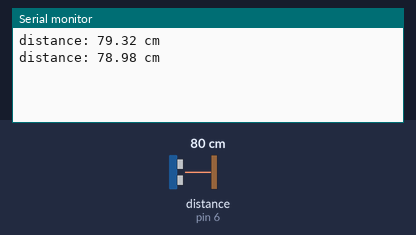
Bench run of a sketch on a simulated Arduino Uno, built with avr-gcc and run on an emulated ATmega328P. Shown: the last lines printed to the serial monitor. Wiring (inferred from the names in the program): ultrasonic range finder: trigger pin 7; echo pin 6. The test bench sets the inputs (shaded band); at power-on: distance to the obstacle (sensor on pin 6) 80 cm. The echo pulse lasts 58.3 µs per cm.

Above: at 1.8 s.
1.9 s: distance to the obstacle (sensor on pin 6) set to 2 cm
At 2.8 s:
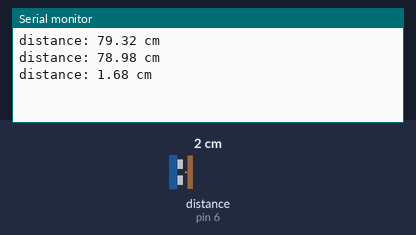
3.4 s: distance to the obstacle (sensor on pin 6) set to 4 cm
At 4.4 s:
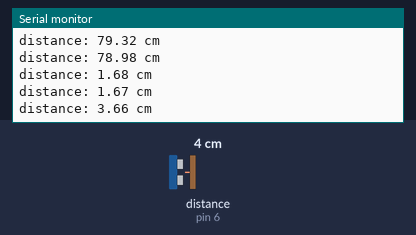
Timing chart, 0 to 6.4 s (numbered marks = the images above; inputs shaded):
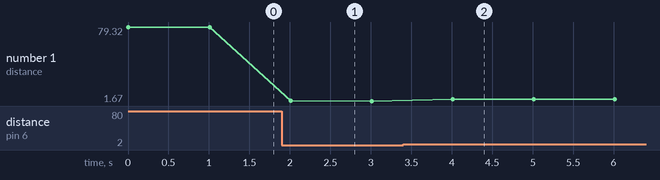

The sketch:

CapteurDistance.ino
```cpp
int trigPin = 7;    // TRIG pin
int echoPin = 6;    // ECHO pin

float duration_us, distance_cm;

void setup() {
  // begin serial port
  Serial.begin (9600);

  // configure the trigger pin to output mode
  pinMode(trigPin, OUTPUT);
  // configure the echo pin to input mode
  pinMode(echoPin, INPUT);
}

void loop() {
  // generate 10-microsecond pulse to TRIG pin
  digitalWrite(trigPin, HIGH);
  delayMicroseconds(10);
  digitalWrite(trigPin, LOW);

  // measure duration of pulse from ECHO pin
  duration_us = pulseIn(echoPin, HIGH);

  // calculate the distance
  distance_cm = 0.017 * duration_us;

  // print the value to Serial Monitor
  Serial.print("distance: ");
  Serial.print(distance_cm);
  Serial.println(" cm");
  delay(1000);
}
```

Measured:
- after the input at 1.9 s, the serial monitor: prints a new line after 0.11 s (image 1)
- after the input at 3.4 s, the serial monitor: prints a new line after 0.61 s (image 2)
- plotted number 1: 78.98 → 1.67 after the input at 1.9 s, 1.67 → 3.66 after the input at 3.4 s
